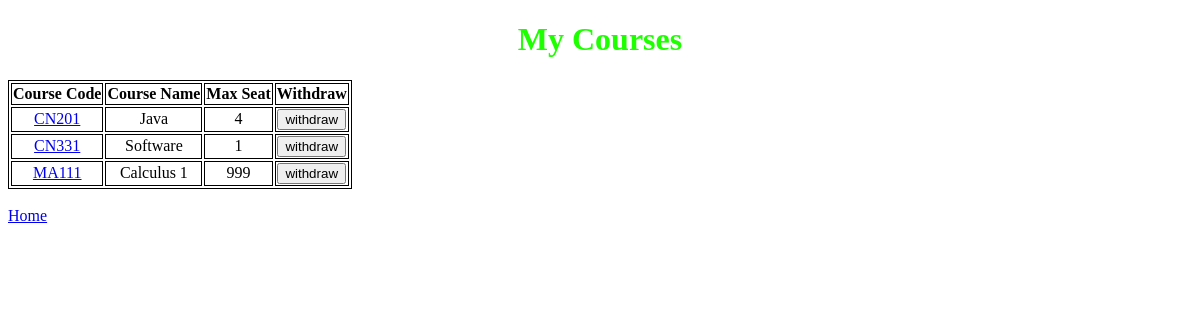
Page /users/mycourses/ (signed in) on the earlier database version.
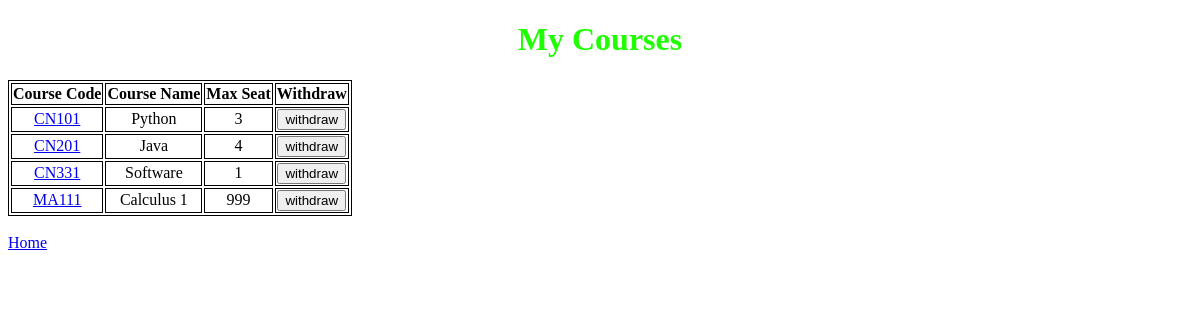
Same page on the later database version.
### courses/models.py (models this page shows, shortened)
class Course(models.Model):
    code = models.CharField("Course Code",max_length=5)
    name = models.CharField("Course Name",max_length=64)
    year = models.IntegerField(null=True)
    semester = models.IntegerField(default=1)
    max_seat = models.IntegerField(null=True)
    total_seat = models.IntegerField(default=0)
    quota = models.BooleanField("Available",default=True)
    students= models.ManyToManyField(User, blank=True, related_name="courses")

### users/views.py (the view)
# urls.py: path('mycourses/', views.my_courses, name='my_courses'),
def my_courses(request):
    courses = Course.objects.all()
    users = models.User.objects.all()
    return render(request, 'users/my_courses.html', {
        "users":users,
        "courses":courses
    })

### users/templates/users/my_courses.html (shortened to what this page needs)
{% extends 'users/layout.html' %}
{% block body %}
<h1>My Courses</h1>
<table>
    <tr>
        <th>Course Code</th>
        <th>Course Name</th>
        <th>Max Seat</th>
        <th>Withdraw</th>
    </tr>
    {% for course in courses %}
    {% if request.user in course.students.all %}
    <tr>
        <td><a href="{% url 'course' course.code %}">{{ course.code }}</a></td>
        <td>{{ course.name }}</td>
        <td>{{ course.max_seat }}</td>
        <td>
            <form action="{% url 'withdraw' course.code %}" method="POST">
                <input type="submit" value="withdraw">
            </form>
        </td>
    </tr>
    {% endif %}
    {% empty %}
    <h3>No Course.</h3>
    {% endfor %}
</table>
<br>
<a href="{% url 'index' %}">Home</a>
{% endblock %}

Differences in the rows shown:
now on this page (row edited): Course: code "CN101", name "Python", max_seat "3"
